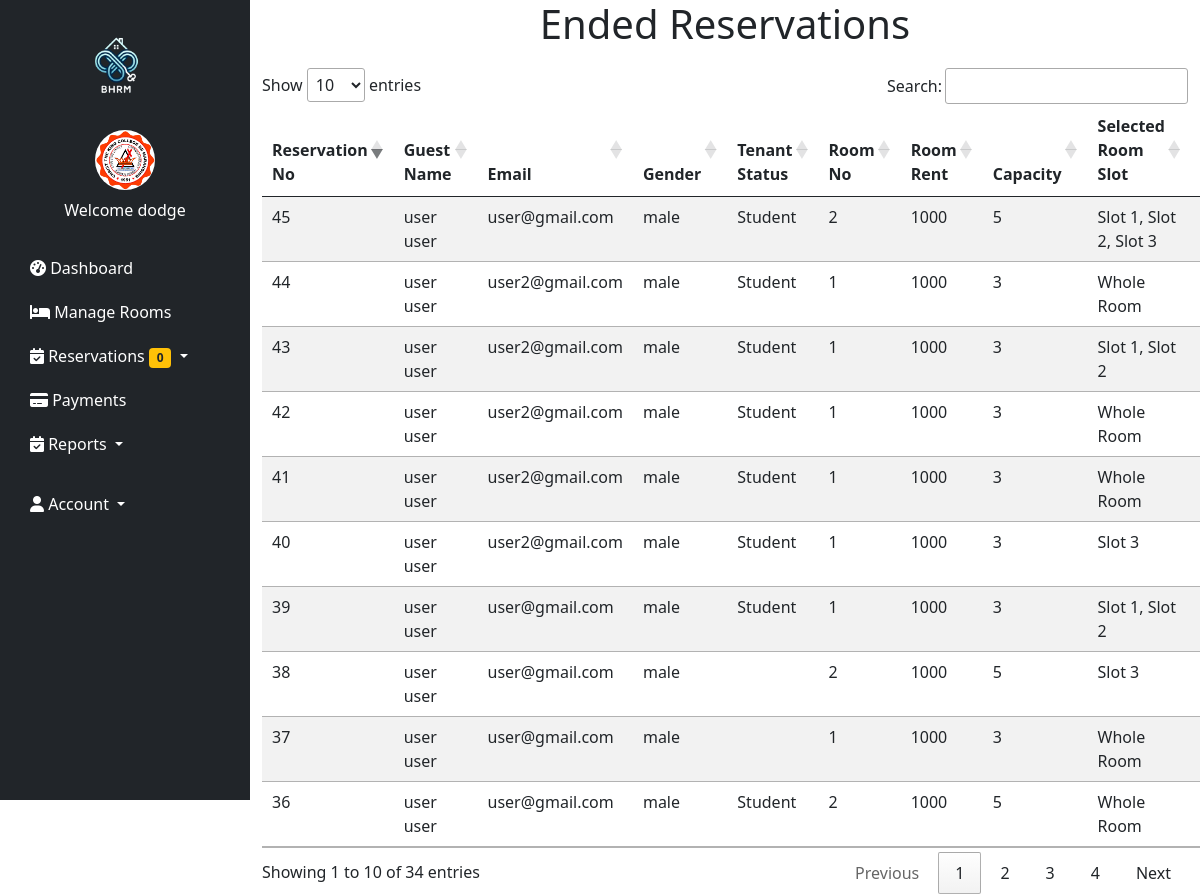
The app's page /ended.php (signed in) with its own data.
### tables this page shows
CREATE TABLE `users` (
  `id` int(11) NOT NULL,
  `image` varchar(255) NOT NULL,
  `fname` varchar(50) NOT NULL,
  `lname` varchar(50) NOT NULL,
  `gender` varchar(255) NOT NULL,
  `uname` varchar(50) NOT NULL,
  `pass` varchar(50) NOT NULL,
  `role` varchar(50) NOT NULL,
  `hname` varchar(255) NOT NULL
);

CREATE TABLE `reservation` (
  `id` int(255) NOT NULL,
  `image` varchar(255) NOT NULL,
  `fname` varchar(255) NOT NULL,
  `lname` varchar(255) NOT NULL,
  `email` varchar(255) NOT NULL,
  `gender` varchar(255) NOT NULL,
  `date_in` date DEFAULT NULL,
  `date_out` date DEFAULT NULL,
  `tenant_status` varchar(255) NOT NULL,
  `addons` varchar(255) NOT NULL,
  `room_no` int(255) NOT NULL,
  `capacity` int(255) NOT NULL,
  `room_slot` varchar(255) NOT NULL,
  `current_tenant` int(255) NOT NULL,
  `amenities` varchar(255) NOT NULL,
  `tenant_type` varchar(255) NOT NULL,
  `room_floor` varchar(255) NOT NULL,
  `price` int(255) NOT NULL,
  `status` varchar(255) NOT NULL,
  `payment` int(255) NOT NULL,
  `pay_stat` varchar(255) NOT NULL,
  `pay_date` date DEFAULT NULL,
  `res_stat` varchar(255) NOT NULL,
  `res_duration` varchar(255) NOT NULL,
  `res_reason` varchar(255) NOT NULL,
  `hname` varchar(255) NOT NULL,
  `owner` varchar(255) NOT NULL
);

### ended.php (the view, shortened to what this page needs)
<!DOCTYPE html>
<html lang="en">
<head>
    <link href="https://cdn.jsdelivr.net/npm/bootstrap@5.0.2/dist/css/bootstrap.min.css" rel="stylesheet">
    <link rel="stylesheet" type="text/css" href="https://cdn.datatables.net/1.11.5/css/jquery.dataTables.min.css">
</head>
<body>
    <?php include 'navigationbar.php'; ?>
    <h1 class="text-center">Ended Reservations</h1>
    <div class="container table-responsive">
        <?php
        if (!empty($_SESSION) && $_SESSION['role'] == 'landlord') {
            $hname = $_SESSION['hname'];
            $query = "SELECT * FROM reservation WHERE hname = '$hname' AND res_stat = 'Ended' ORDER BY id DESC";
            $result = mysqli_query($conn, $query);
        ?>
        <table id="reservationsTable" class="table table-striped">
            <thead>
                <tr>
                    <th>Reservation No</th>
                    <th>Guest Name</th>
                    <th>Email</th>
                    <th>Gender</th>
                    <th>Tenant Status</th>
                    <th>Room No</th>
                    <th>Room Rent</th>
                    <th>Capacity</th>
                    <th>Selected Room Slot</th>
                    <th>Current Tenant</th>
                </tr>
            </thead>
            <tbody>
                <?php while ($fetch = mysqli_fetch_assoc($result)) { ?>
                <tr>
                    <td><?php echo $fetch['id']; ?></td>
                    <td><?php echo $fetch['fname'] . ' ' . $fetch['lname']; ?></td>
                    <td><?php echo $fetch['email']; ?></td>
                    <td><?php echo $fetch['gender']; ?></td>
                    <td><?php echo $fetch['tenant_status']; ?></td>
                    <td><?php echo $fetch['room_no']; ?></td>
                    <td><?php echo $fetch['price']; ?></td>
                    <td><?php echo $fetch['capacity']; ?></td>
                    <td><?php echo $fetch['room_slot']; ?></td>
                    <td><?php echo $fetch['current_tenant']; ?></td>
                </tr>
                <?php } ?>
            </tbody>
        </table>
        <?php } ?>
    </div>
</body>
</html>

### navigationbar.php (shortened to what this page needs)
<?php
require 'php/connection.php';
?>
<?php
        if(!empty($_SESSION['uname'])){
            $uname = $_SESSION['uname'];
            $query = "select * from users where uname = '$uname'";
            $result = mysqli_query($conn, $query);
            $fetch = mysqli_fetch_assoc($result);
        }
        $hname = $_SESSION['hname'];
        $query = "SELECT COUNT(*) AS new_reservations FROM reservation WHERE hname = '$hname' AND res_stat = 'Pending'";
        $result = mysqli_query($conn, $query);
        $row = mysqli_fetch_assoc($result);
        $newReservations = $row['new_reservations'];
    ?>
<!DOCTYPE html>
<html lang="en">
<head>
    <link href="https://cdn.jsdelivr.net/npm/bootstrap@5.0.2/dist/css/bootstrap.min.css" rel="stylesheet">
    <link href="https://cdnjs.cloudflare.com/ajax/libs/font-awesome/6.0.0-beta3/css/all.min.css" rel="stylesheet">
</head>
<body>
    <nav class="sidebar bg-dark">
        <div class="navbar-brand text-center">
            <img src="/bhrm-main/images/logo.png" alt="Logo">
        </div>
        <ul class="nav flex-column">
            <li class="nav-item text-center mb-4">
                <img class="rounded-circle mb-2" src="/bhrm-main/<?php echo $fetch['image'] ?? 'default.png'; ?>" alt="Profile" width="60" height="60">
                <span class="d-block text-white">Welcome <?php echo $fetch['fname'] ?? 'Guest'; ?></span>
            </li>
            <li class="nav-item">
                <a class="nav-link" href="/bhrm-main/dashboard.php">
                    <i class="fas fa-tachometer-alt"></i> Dashboard
                </a>
            </li>
            <li class="nav-item">
                <a class="nav-link" href="/bhrm-main/manageroom.php">
                    <i class="fas fa-bed"></i> Manage Rooms
                </a>
            </li>
            <li class="nav-item dropdown">
                <a class="nav-link dropdown-toggle" href="#" id="reservationMenu" role="button" data-bs-toggle="dropdown" aria-expanded="false">
                    <i class="fas fa-calendar-check"></i> Reservations <span class="badge bg-warning text-dark"><?php echo $newReservations; ?></span>
                </a>
            </li>
            <li class="nav-item">
                <a class="nav-link" href="/bhrm-main/payment.php">
                    <i class="fas fa-credit-card"></i> Payments
                </a>
            </li>
            <li class="nav-item dropdown">
                <a class="nav-link dropdown-toggle" href="#" id="reservationMenu" role="button" data-bs-toggle="dropdown" aria-expanded="false">
                    <i class="fas fa-calendar-check"></i> Reports
                </a>
            </li>
            <li class="nav-item dropdown mt-3">
                <a class="nav-link text-white dropdown-toggle" href="#" id="userMenu" role="button" data-bs-toggle="dropdown">
                    <i class="fas fa-user"></i> Account
                </a>
            </li>
        </ul>
    </nav>
</body>
</html>

### ended.php (style rules this page uses)
.container { margin-top: 20px; }

### navigationbar.php (style rules this page uses)
body { margin-left: 250px; transition: margin-left 0.3s ease; background-color: white; }
.sidebar { position: fixed; top: 0; left: 0; height: 100vh; width: 250px; background-color: #343a40; padding: 20px 15px; z-index: 1000; overflow-y: auto; transition: all 0.3s ease; }
.sidebar .navbar-brand img { width: 80px; height: 80px; border-radius: 50%; margin-bottom: 20px; }
.sidebar .nav-link { color: white; display: block; font-size: 16px; padding: 10px 15px; border-radius: 5px; transition: all 0.3s ease; }

### records on screen
users: image (picture), fname "dodge"
reservation: id "45", fname "user", lname "user", email "user@gmail.com", gender "male", tenant_status "Student", room_no "2", price "1000", capacity "5", room_slot "Slot 1, Slot 2, Slot 3"
reservation: id "44", fname "user", lname "user", email "user2@gmail.com", gender "male", tenant_status "Student", room_no "1", price "1000", capacity "3", room_slot "Whole Room"
reservation: id "43", fname "user", lname "user", email "user2@gmail.com", gender "male", tenant_status "Student", room_no "1", price "1000", capacity "3", room_slot "Slot 1, Slot 2"
reservation: id "42", fname "user", lname "user", email "user2@gmail.com", gender "male", tenant_status "Student", room_no "1", price "1000", capacity "3", room_slot "Whole Room"
reservation: id "41", fname "user", lname "user", email "user2@gmail.com", gender "male", tenant_status "Student", room_no "1", price "1000", capacity "3", room_slot "Whole Room"
reservation: id "40", fname "user", lname "user", email "user2@gmail.com", gender "male", tenant_status "Student", room_no "1", price "1000", capacity "3", room_slot "Slot 3"
reservation: id "39", fname "user", lname "user", email "user@gmail.com", gender "male", tenant_status "Student", room_no "1", price "1000", capacity "3", room_slot "Slot 1, Slot 2"
reservation: id "38", fname "user", lname "user", email "user@gmail.com", gender "male", room_no "2", price "1000", capacity "5", room_slot "Slot 3"
reservation: id "37", fname "user", lname "user", email "user@gmail.com", gender "male", room_no "1", price "1000", capacity "3", room_slot "Whole Room"
reservation: id "36", fname "user", lname "user", email "user@gmail.com", gender "male", tenant_status "Student", room_no "2", price "1000", capacity "5", room_slot "Whole Room"

### other values on screen
$newReservations "0"
